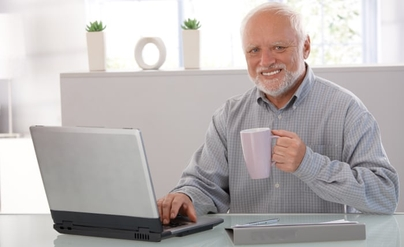
#> input picture Zadanie5/harold.jpg, 404 x 247 px
$ python zadanie1.py
#> lines starting #> are read from the running program, lines starting #| are printed output that depends on the picture; after the words box and inside, x2 and y2 are one past the last pixel; in counts of white or black regions, pixels touching at a corner belong together
import cv2

# Inicjalizacja detektora twarzy z wykorzystaniem klasyfikatora Haara
face_cascade = cv2.CascadeClassifier(cv2.data.haarcascades + 'haarcascade_frontalface_default.xml')

# Wczytaj obraz
image = cv2.imread('harold.jpg')
#> image is the input picture: shape (247, 404, 3); mean B, G, R 180.2, 180.7, 186.3

# Konwertuj obraz na odcienie szarości
gray_image = cv2.cvtColor(image, cv2.COLOR_BGR2GRAY)
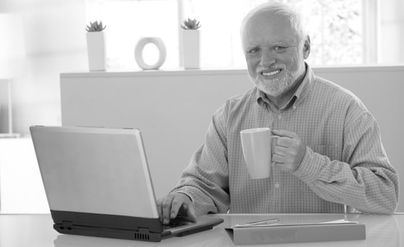
#> gray_image: shape (247, 404); min 1, max 255, mean 182.3

# Wykryj twarze na obrazie
faces = face_cascade.detectMultiScale(gray_image, scaleFactor=1.3, minNeighbors=5)
#> faces = [[242, 26, 61, 61]]

# Narysuj ramki wokół wykrytych twarzy
for (x, y, w, h) in faces:
    cv2.rectangle(image, (x, y), (x + w, y + h), (0, 255, 0), 2)
#> this loop made 1 pass
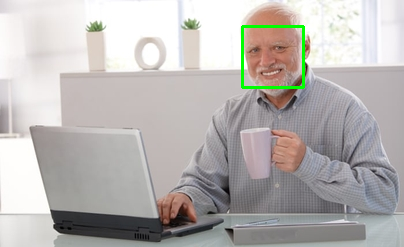
#> image: shape (247, 404, 3); 0.73% of pixels changed, all inside (x1, y1, x2, y2) = (241, 25, 305, 89)


# Zapisz obraz z ramkami
cv2.imwrite('modified_image.png', image)
